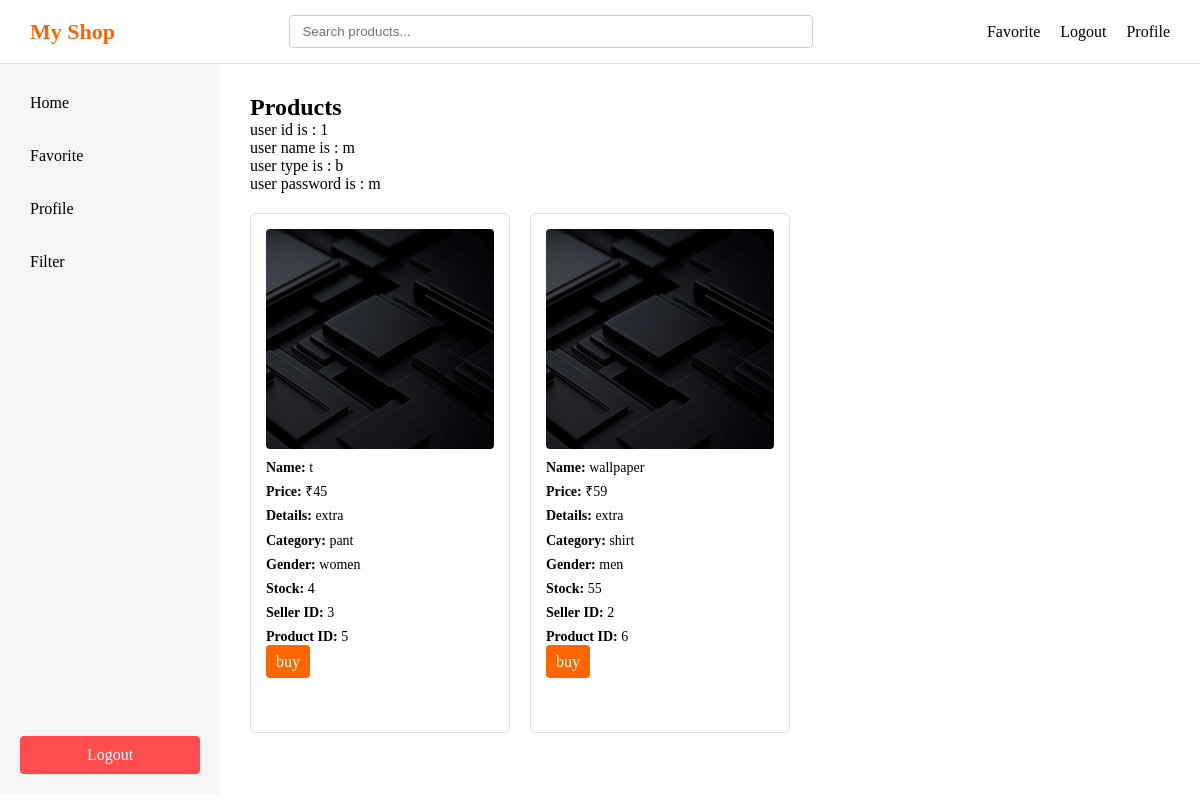
The page /home (signed in) on the database as committed earlier.
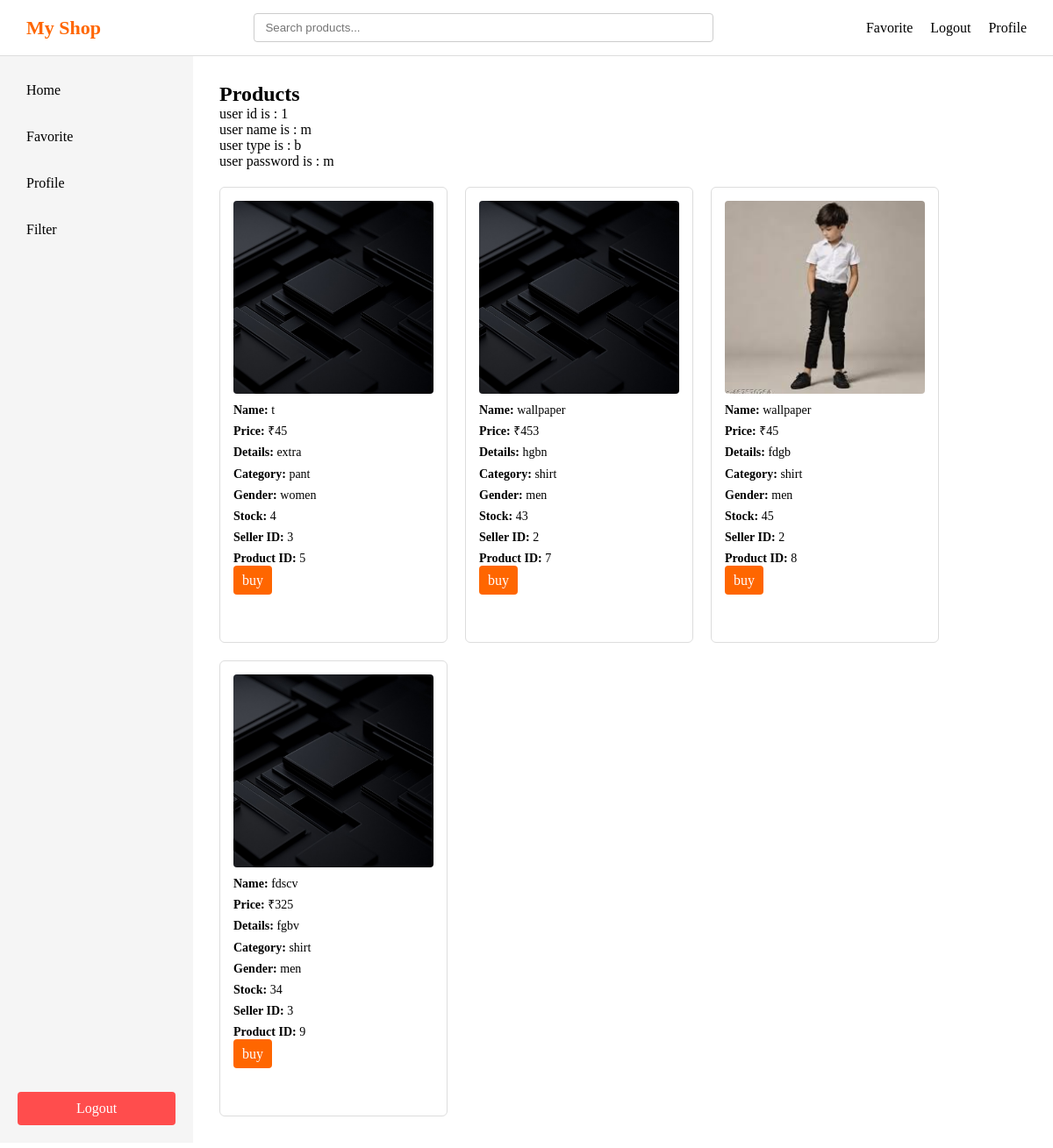
The same page on the database as committed later.
### main.py (models this page shows)
class User(db.Model):
    id = db.Column(db.Integer, primary_key = True)
    user_type = db.Column(db.String(20))
    username= db.Column(db.String(100), unique = True)
    password = db.Column(db.String(100))

class Product(db.Model):
    id=db.Column(db.Integer, primary_key = True)
    product_name = db.Column(db.String(100))
    product_price= db.Column(db.Integer)
    product_image= db.Column(db.String(200))
    product_details = db.Column(db.Text)
    product_category = db.Column(db.String(100))
    product_gender= db.Column(db.String(20))
    product_stock= db.Column(db.Integer)
    seller_id = db.Column(db.Integer, db.ForeignKey('user.id'))

### main.py (the view)
@app.route('/home')
def home():
    if 'user' not in session:
        return redirect(url_for('login'))
    username = session.get('user')
    user = User.query.filter_by(username= username).first()
    seller_id = user.id
    if user.user_type == 's':
        products = Product.query.filter_by(seller_id =seller_id).all()
        return render_template("home.html",user = user , products = products)
    else:
        products = Product.query.all()
        return render_template("home.html", user = user , products = products)

### templates/home.html (shortened to what this page needs)
<!DOCTYPE html>
<html lang="en">
<head>
    <link rel="stylesheet" href="{{ url_for('static', filename='style.css') }}">
</head>
<body>
    <div class="header">
        <div class="logo">My Shop</div>
        <div class="searchbar">
            <input type="text" placeholder="Search products..." />
        </div>
        <div class="right">
            <div class="favorite">Favorite</div>
            <div class="logout"><a href="/logout">Logout</a></div>
            <div class="profile">Profile</div>
        </div>
    </div>
    <div class="layout">
        <div class="sidebar">
            <div class="top">
                <div class="home">Home</div>
                <div class="favorite">Favorite</div>
                <div class="profile">Profile</div>
                {% if user.user_type == 's' %}
                <div class="my_product">My Product</div>
                <div class="filter">Filter</div>
                {% else %}
                <div class="filter">Filter</div>
                {% endif %}
            </div>
            <div class="logout">Logout</div>
        </div>
        <div class="main">
            <h2>Products</h2>
            {% if user %}
            <p>user id is : {{ user.id }}</p>
            <p>user name is : {{ user.username }}</p>
            <p>user type is : {{ user.user_type }}</p>
            <p>user password is : {{ user.password }}</p>
            {% endif %}
            {% if user.user_type == 's' %}
            <p>user is seller</p>
            <a href="{{ url_for('addproduct', seller_id=user.id) }}">add your product</a>
            {% if products %}
            <div class="products">
                {% for product in products %}
                <div class="product-card">
                    <img src="{{ url_for('static', filename='uploads/' + product.product_image) }}">
                    <p><strong>Name:</strong> {{ product.product_name }}</p>
                    <p><strong>Price:</strong> ${{ product.product_price }}</p>
                    <p><strong>Details:</strong> {{ product.product_details }}</p>
                    <p><strong>Category:</strong> {{ product.product_category }}</p>
                    <p><strong>Gender:</strong> {{ product.product_gender }}</p>
                    <p><strong>Stock:</strong> {{ product.product_stock }}</p>
                    <p><strong>Seller ID:</strong> {{ product.seller_id }}</p>
                    <h3>
                        <a href="{{ url_for('update', product_id=product.id) }}">update your product</a>
                    </h3>
                    <form method="post"
                          action="{{ url_for('delete', product_id=product.id) }}"
                          class="delete-form">
                        <button type="submit">Delete your product</button>
                    </form>
                </div>
                {% endfor %}
            </div>
            {% endif %}
            {% else %}
            {% if products %}
            <div class="products">
                {% for product in products %}
                <div class="product-card">
                    <img src="{{ url_for('static', filename='uploads/' + product.product_image) }}">
                    <p><strong>Name:</strong> {{ product.product_name }}</p>
                    <p><strong>Price:</strong> ₹{{ product.product_price }}</p>
                    <p><strong>Details:</strong> {{ product.product_details }}</p>
                    <p><strong>Category:</strong> {{ product.product_category }}</p>
                    <p><strong>Gender:</strong> {{ product.product_gender }}</p>
                    <p><strong>Stock:</strong> {{ product.product_stock }}</p>
                    <p><strong>Seller ID:</strong> {{ product.seller_id }}</p>
                    <p><strong>Product ID:</strong> {{ product.id }}</p>
                    <div class="buybutton">
                        <a href="{{ url_for('buyButton', product_id=product.id) }}">buy</a>
                    </div>
                </div>
                {% endfor %}
            </div>
            {% endif %}
            {% endif %}
        </div>
    </div>
</body>
</html>

### static/style.css (style rules this page uses)
* { margin: 0; padding: 0; box-sizing: border-box; }
.header { display: flex; align-items: center; justify-content: space-between; padding: 15px 30px; background-color: #ffffff; border-bottom: 1px solid #ddd; width: 100%; }
.logo { font-size: 22px; font-weight: bold; color: #ff6600; white-space: nowrap; }
.searchbar { flex: 1; display: flex; justify-content: center; }
.searchbar input { width: 60%; min-width: 250px; padding: 8px 12px; border: 1px solid #ccc; border-radius: 4px; }
.right { display: flex; align-items: center; gap: 20px; white-space: nowrap; }
.right a, .right div { text-decoration: none; color: #000; cursor: pointer; font-weight: 500; }
.layout { display: flex; height: calc(100vh - 70px); }
.sidebar { width: 220px; height: 100%; background-color: #f5f5f5; padding: 20px; display: flex; flex-direction: column; }
.sidebar .top { flex: 1; overflow-y: auto; display: flex; flex-direction: column; gap: 15px; }
.sidebar .top div { padding: 10px; cursor: pointer; border-radius: 4px; }
.sidebar .logout { padding: 10px; background-color: #ff4d4d; color: white; text-align: center; border-radius: 4px; cursor: pointer; flex-shrink: 0; }
.main { flex: 1; padding: 30px; background-color: #ffffff; overflow-y: auto; }
.products { display: grid; grid-template-columns: repeat(auto-fill, 260px); gap: 20px; margin-top: 20px; }
.products > div { width: 260px; height: 520px; border: 1px solid #ddd; border-radius: 6px; padding: 15px; background-color: #fff; display: flex; flex-direction: column; overflow: hidden; }
.products img { width: 100%; height: 220px; object-fit: cover; border-radius: 4px; margin-bottom: 10px; }
.products p { font-size: 14px; margin-bottom: 6px; line-height: 1.3; }
.buybutton a, .products button { margin-top: auto; padding: 8px 10px; border-radius: 4px; text-align: center; background-color: #ff6600; color: white; text-decoration: none; border: none; cursor: pointer; }

Rows that differ between the two databases and show on the page:
removed Product: product_image (picture), product_name "wallpaper", product_price "59", product_details "extra", product_category "shirt", product_gender "men", product_stock "55", seller_id "2", id "6"
added Product: product_image (picture), product_name "wallpaper", product_price "453", product_details "hgbn", product_category "shirt", product_gender "men", product_stock "43", seller_id "2", id "7"
added Product: product_image (picture), product_name "wallpaper", product_price "45", product_details "fdgb", product_category "shirt", product_gender "men", product_stock "45", seller_id "2", id "8"
added Product: product_image (picture), product_name "fdscv", product_price "325", product_details "fgbv", product_category "shirt", product_gender "men", product_stock "34", seller_id "3", id "9"
